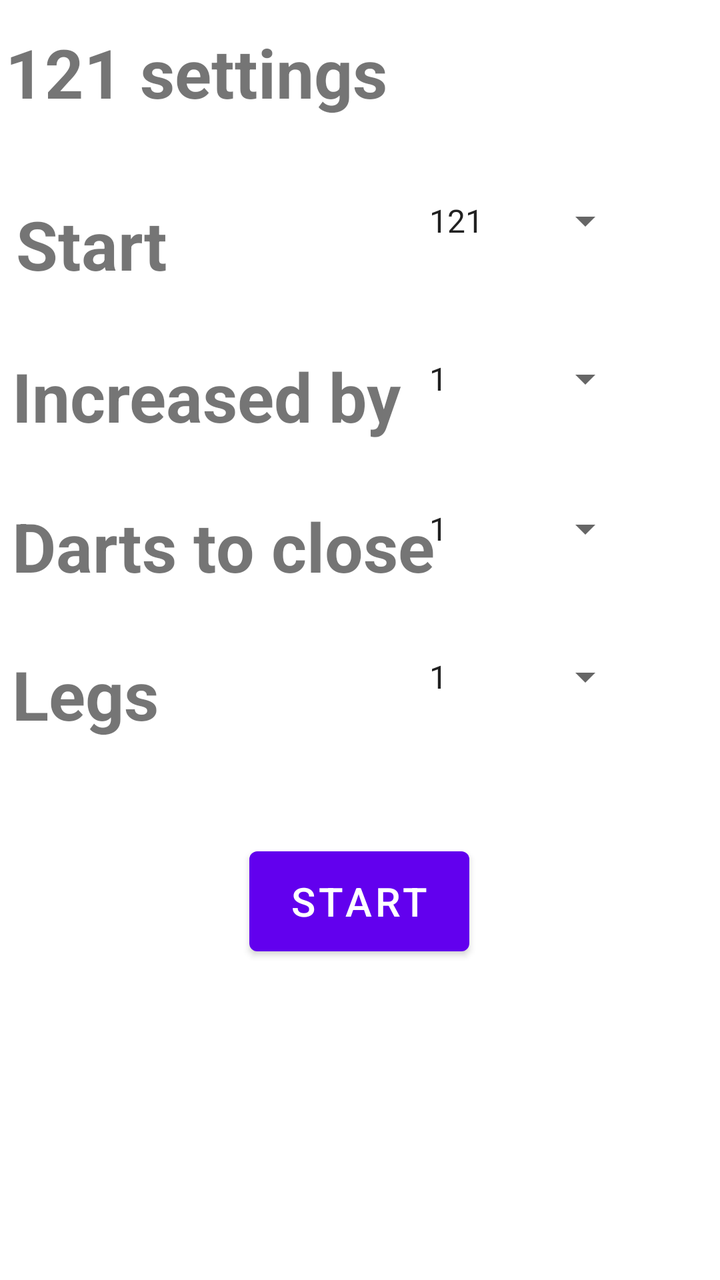
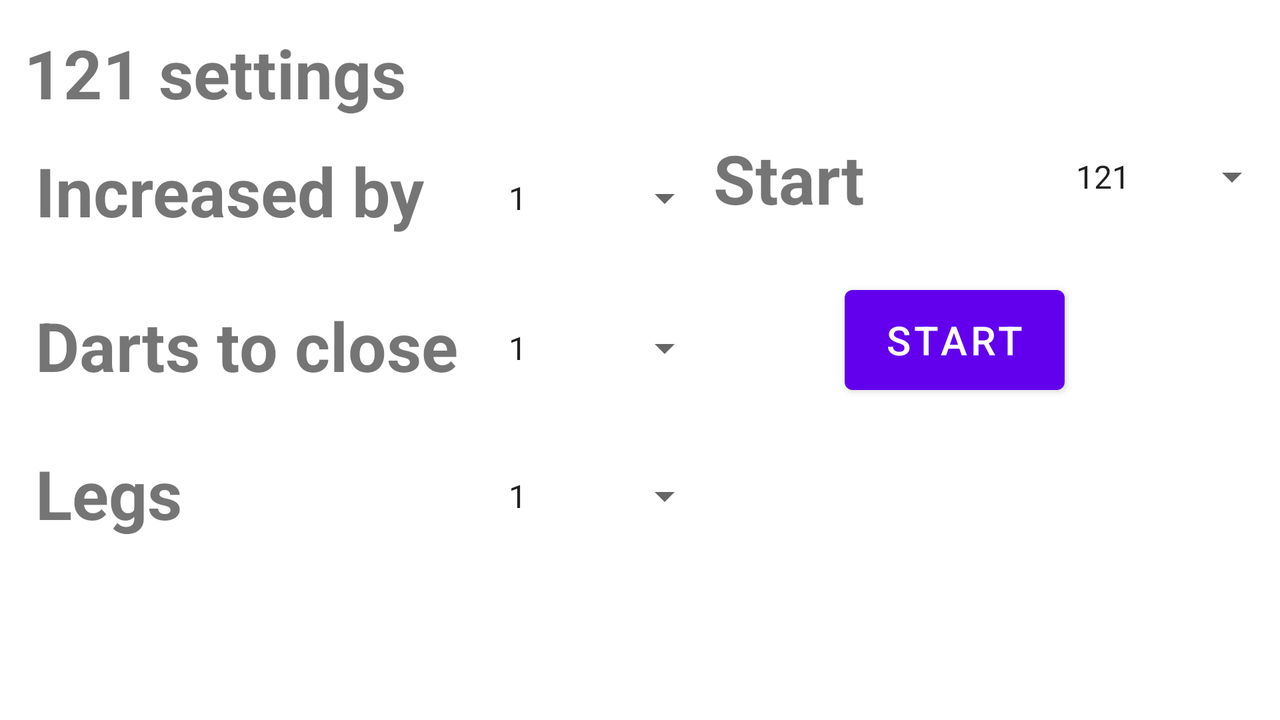

Compare how this app lays out the same screen by default and in its alternative resource folder. The renders come first, then the two layout files and the values they reference.
<!-- AndroidManifest.xml: application theme Theme.DartPlayAndTrain -->
<!-- res/layout/t121settings.xml -->
<?xml version="1.0" encoding="utf-8"?>
<androidx.constraintlayout.widget.ConstraintLayout xmlns:android="http://schemas.android.com/apk/res/android"
                                                   xmlns:app="http://schemas.android.com/apk/res-auto" xmlns:tools="http://schemas.android.com/tools" android:layout_width="match_parent"
                                                   android:layout_height="match_parent">

    <TextView
            android:text="@string/legs"
            android:layout_width="217dp"
            android:layout_height="48dp" android:id="@+id/t121_legs"
            android:textSize="34sp" android:textStyle="bold"
            app:layout_constraintBottom_toBottomOf="parent"
            app:layout_constraintEnd_toEndOf="parent" app:layout_constraintStart_toStartOf="parent"
            app:layout_constraintHorizontal_bias="0.041" app:layout_constraintVertical_bias="0.0"
            android:layout_marginTop="26dp" app:layout_constraintTop_toBottomOf="@+id/t121_incresed_by_score_text2"/>
    <Spinner
            android:layout_width="110dp"
            android:layout_height="48dp" android:id="@+id/drop_down_legs"
            app:layout_constraintTop_toBottomOf="@+id/drop_down_darts_close" android:layout_marginTop="26dp"
            app:layout_constraintEnd_toEndOf="parent" app:layout_constraintStart_toStartOf="parent"
            android:entries="@array/rounds"
            app:layout_constraintBottom_toBottomOf="parent" app:layout_constraintHorizontal_bias="0.827"
            app:layout_constraintVertical_bias="0.0"/>
    <Spinner
            android:layout_width="110dp"
            android:layout_height="48dp" android:id="@+id/drop_down_darts_close"
            app:layout_constraintTop_toBottomOf="@+id/drop_down_icreased_by" android:layout_marginTop="27dp"
            app:layout_constraintEnd_toEndOf="parent" app:layout_constraintStart_toStartOf="parent"
            android:entries="@array/rounds"
            app:layout_constraintBottom_toBottomOf="parent" app:layout_constraintHorizontal_bias="0.827"
            app:layout_constraintVertical_bias="0.0"/>
    <TextView
            android:text="@string/Darts_to_close"
            android:layout_width="217dp"
            android:layout_height="48dp" android:id="@+id/t121_incresed_by_score_text2"
            android:textSize="34sp" android:textStyle="bold"
            app:layout_constraintBottom_toBottomOf="parent"
            app:layout_constraintEnd_toEndOf="parent" app:layout_constraintStart_toStartOf="parent"
            app:layout_constraintHorizontal_bias="0.042" app:layout_constraintVertical_bias="0.0"
            android:layout_marginTop="25dp" app:layout_constraintTop_toBottomOf="@+id/t121_incresed_by_score_text"/>
    <TextView
            android:text="@string/Increased_by"
            android:layout_width="217dp"
            android:layout_height="50dp" android:id="@+id/t121_incresed_by_score_text"
            android:textSize="34sp" android:textStyle="bold"
            app:layout_constraintBottom_toBottomOf="parent"
            app:layout_constraintEnd_toEndOf="parent" app:layout_constraintStart_toStartOf="parent"
            app:layout_constraintHorizontal_bias="0.042" app:layout_constraintVertical_bias="0.0"
            android:layout_marginTop="31dp" app:layout_constraintTop_toBottomOf="@+id/t121_start_score_text"/>
    <TextView
            android:text="@string/start"
            android:layout_width="176dp"
            android:layout_height="45dp" android:id="@+id/t121_start_score_text"
            android:textSize="34sp" android:textStyle="bold"
            app:layout_constraintBottom_toBottomOf="parent"
            app:layout_constraintEnd_toEndOf="parent" app:layout_constraintStart_toStartOf="parent"
            app:layout_constraintHorizontal_bias="0.043" app:layout_constraintVertical_bias="0.02"
            android:layout_marginTop="17dp" app:layout_constraintTop_toBottomOf="@+id/t121_text_nazov"/>
    <TextView
            android:text="@string/t121_settings"
            android:layout_width="350dp"
            android:layout_height="59dp" android:id="@+id/t121_text_nazov"
            android:textSize="34sp" android:textStyle="bold"
            app:layout_constraintTop_toTopOf="parent" app:layout_constraintBottom_toBottomOf="parent"
            app:layout_constraintEnd_toEndOf="parent" app:layout_constraintStart_toStartOf="parent"
            app:layout_constraintHorizontal_bias="0.262" app:layout_constraintVertical_bias="0.023"/>
    <Button
            android:text="@string/START"
            android:layout_width="110dp"
            android:layout_height="62dp" android:id="@+id/t121_start_button"
            app:layout_constraintTop_toTopOf="parent"
            app:layout_constraintBottom_toBottomOf="parent" app:layout_constraintStart_toStartOf="parent"
            app:layout_constraintEnd_toEndOf="parent" app:layout_constraintHorizontal_bias="0.498"
            app:layout_constraintVertical_bias="0.726" android:textSize="20sp"/>
    <Spinner
            android:layout_width="110dp"
            android:layout_height="48dp" android:id="@+id/drop_down_start_score"
            app:layout_constraintTop_toTopOf="parent"
            android:entries="@array/start_score"
            app:layout_constraintEnd_toEndOf="parent" app:layout_constraintStart_toStartOf="parent"
            app:layout_constraintBottom_toBottomOf="parent" app:layout_constraintHorizontal_bias="0.827"
            app:layout_constraintVertical_bias="0.146"/>
    <Spinner
            android:layout_width="110dp"
            android:layout_height="48dp" android:id="@+id/drop_down_icreased_by"
            app:layout_constraintTop_toBottomOf="@+id/drop_down_start_score" android:layout_marginTop="28dp"
            app:layout_constraintEnd_toEndOf="parent" app:layout_constraintStart_toStartOf="parent"
            android:entries="@array/increased_by"
            app:layout_constraintBottom_toBottomOf="parent" app:layout_constraintHorizontal_bias="0.827"
            app:layout_constraintVertical_bias="0.007"/>
</androidx.constraintlayout.widget.ConstraintLayout>
<!-- resources referenced by this layout -->
<resources>
  <string-array name="increased_by">
          <item>1</item>
          <item>2</item>
          <item>3</item>
          <item>4</item>
          <item>5</item>
          <item>6</item>
          <item>7</item>
          <item>8</item>
          <item>9</item>
          <item>10</item>
          <item>11</item>
          <item>12</item>
          <item>13</item>
          <item>14</item>
          <item>15</item>
          <item>16</item>
          <item>17</item>
          <item>18</item>
          <item>19</item>
          <item>20</item>
      </string-array>
  <string-array name="rounds">
          <item>1</item>
          <item>2</item>
          <item>3</item>
          <item>4</item>
          <item>5</item>
          <item>6</item>
          <item>7</item>
          <item>8</item>
          <item>9</item>
          <item>10</item>
          <item>11</item>
          <item>12</item>
          <item>13</item>
          <item>14</item>
          <item>15</item>
          <item>16</item>
          <item>17</item>
          <item>18</item>
          <item>19</item>
          <item>20</item>
      </string-array>
  <string-array name="start_score">
          <item>121</item>
          <item>131</item>
          <item>141</item>
          <item>151</item>
          <item>161</item>
          <item>171</item>
          <item>181</item>
          <item>191</item>
          <item>201</item>
      </string-array>
  <string name="Darts_to_close">Darts to close</string>
  <string name="Increased_by">Increased by</string>
  <string name="START">START</string>
  <string name="legs">Legs</string>
  <string name="start">Start</string>
  <string name="t121_settings">121 settings</string>
  <style name="Theme.DartPlayAndTrain" parent="Theme.MaterialComponents.DayNight.DarkActionBar">
          
          <item name="colorPrimary">@color/purple_500</item>
          <item name="colorPrimaryVariant">@color/purple_700</item>
          <item name="colorOnPrimary">@color/white</item>
          
          <item name="colorSecondary">@color/teal_200</item>
          <item name="colorSecondaryVariant">@color/teal_700</item>
          <item name="colorOnSecondary">@color/black</item>
          
          <item name="android:statusBarColor">?attr/colorPrimaryVariant</item>
          
      </style>
</resources>
<!-- res/layout-land/t121settings.xml (the repository's variant of the layout above) -->
<!-- drawn on the phone turned sideways -->
<?xml version="1.0" encoding="utf-8"?>
<androidx.constraintlayout.widget.ConstraintLayout xmlns:android="http://schemas.android.com/apk/res/android"
                                                   android:layout_width="match_parent"
                                                   android:layout_height="match_parent"
                                                   xmlns:app="http://schemas.android.com/apk/res-auto">
    <TextView
            android:text="@string/legs"
            android:layout_width="217dp"
            android:layout_height="48dp" android:id="@+id/t121_legs"
            android:textSize="34sp" android:textStyle="bold"
            app:layout_constraintBottom_toBottomOf="parent"
            app:layout_constraintEnd_toEndOf="parent" app:layout_constraintStart_toStartOf="parent"
            app:layout_constraintHorizontal_bias="0.042" app:layout_constraintVertical_bias="0.0"
            android:layout_marginTop="26dp" app:layout_constraintTop_toBottomOf="@+id/t121_incresed_by_score_text2"/>
    <Spinner
            android:layout_width="110dp"
            android:layout_height="48dp" android:id="@+id/drop_down_legs"
            app:layout_constraintTop_toBottomOf="@+id/drop_down_darts_close" android:layout_marginTop="26dp"
            app:layout_constraintEnd_toEndOf="parent" app:layout_constraintStart_toStartOf="parent"
            android:entries="@array/rounds"
            app:layout_constraintBottom_toBottomOf="parent" app:layout_constraintHorizontal_bias="0.465"
            app:layout_constraintVertical_bias="0.0"/>
    <Spinner
            android:layout_width="110dp"
            android:layout_height="48dp" android:id="@+id/drop_down_icreased_by"
            app:layout_constraintTop_toBottomOf="@+id/t121_text_nazov"
            app:layout_constraintEnd_toEndOf="parent" app:layout_constraintStart_toStartOf="parent"
            android:entries="@array/increased_by"
            app:layout_constraintBottom_toBottomOf="parent" app:layout_constraintHorizontal_bias="0.465"
            app:layout_constraintVertical_bias="0.01"/>
    <Spinner
            android:layout_width="110dp"
            android:layout_height="48dp" android:id="@+id/drop_down_darts_close"
            app:layout_constraintTop_toBottomOf="@+id/drop_down_icreased_by" android:layout_marginTop="27dp"
            app:layout_constraintEnd_toEndOf="parent" app:layout_constraintStart_toStartOf="parent"
            android:entries="@array/rounds"
            app:layout_constraintBottom_toBottomOf="parent" app:layout_constraintHorizontal_bias="0.465"
            app:layout_constraintVertical_bias="0.0"/>
    <TextView
            android:text="@string/Darts_to_close"
            android:layout_width="217dp"
            android:layout_height="48dp" android:id="@+id/t121_incresed_by_score_text2"
            android:textSize="34sp" android:textStyle="bold"
            app:layout_constraintBottom_toBottomOf="parent"
            app:layout_constraintEnd_toEndOf="parent" app:layout_constraintStart_toStartOf="parent"
            app:layout_constraintHorizontal_bias="0.042" app:layout_constraintVertical_bias="0.014"
            android:layout_marginTop="25dp" app:layout_constraintTop_toBottomOf="@+id/t121_incresed_by_score_text"/>
    <TextView
            android:text="@string/Increased_by"
            android:layout_width="217dp"
            android:layout_height="50dp" android:id="@+id/t121_incresed_by_score_text"
            android:textSize="34sp" android:textStyle="bold"
            app:layout_constraintBottom_toBottomOf="parent"
            app:layout_constraintEnd_toEndOf="parent" app:layout_constraintStart_toStartOf="parent"
            app:layout_constraintHorizontal_bias="0.042" app:layout_constraintVertical_bias="0.0"
            app:layout_constraintTop_toBottomOf="@+id/t121_text_nazov"/>
    <TextView
            android:text="@string/start"
            android:layout_width="178dp"
            android:layout_height="50dp" android:id="@+id/t121_start_score_text"
            android:textSize="34sp" android:textStyle="bold"
            app:layout_constraintBottom_toBottomOf="parent"
            app:layout_constraintEnd_toEndOf="parent" app:layout_constraintStart_toStartOf="parent"
            app:layout_constraintHorizontal_bias="0.772" app:layout_constraintVertical_bias="0.168"
            android:layout_marginTop="17dp" app:layout_constraintTop_toTopOf="parent"/>
    <Spinner
            android:layout_width="110dp"
            android:layout_height="48dp" android:id="@+id/drop_down_start_score"
            app:layout_constraintTop_toTopOf="parent"
            android:entries="@array/start_score"
            app:layout_constraintEnd_toEndOf="parent"
            app:layout_constraintBottom_toBottomOf="parent" app:layout_constraintHorizontal_bias="1.0"
            app:layout_constraintVertical_bias="0.206" app:layout_constraintStart_toEndOf="@+id/t121_start_score_text"/>
    <TextView
            android:text="@string/t121_settings"
            android:layout_width="350dp"
            android:layout_height="59dp" android:id="@+id/t121_text_nazov"
            android:textSize="34sp" android:textStyle="bold"
            app:layout_constraintTop_toTopOf="parent" app:layout_constraintBottom_toBottomOf="parent"
            app:layout_constraintEnd_toEndOf="parent" app:layout_constraintStart_toStartOf="parent"
            app:layout_constraintHorizontal_bias="0.041" app:layout_constraintVertical_bias="0.045"/>
    <Button
            android:text="@string/START"
            android:layout_width="110dp"
            android:layout_height="62dp" android:id="@+id/t121_start_button"
            app:layout_constraintBottom_toBottomOf="parent" app:layout_constraintStart_toStartOf="parent"
            app:layout_constraintEnd_toEndOf="parent" app:layout_constraintHorizontal_bias="0.797"
            app:layout_constraintVertical_bias="0.125" android:textSize="20sp"
            app:layout_constraintTop_toBottomOf="@+id/t121_start_score_text"/>
</androidx.constraintlayout.widget.ConstraintLayout>
